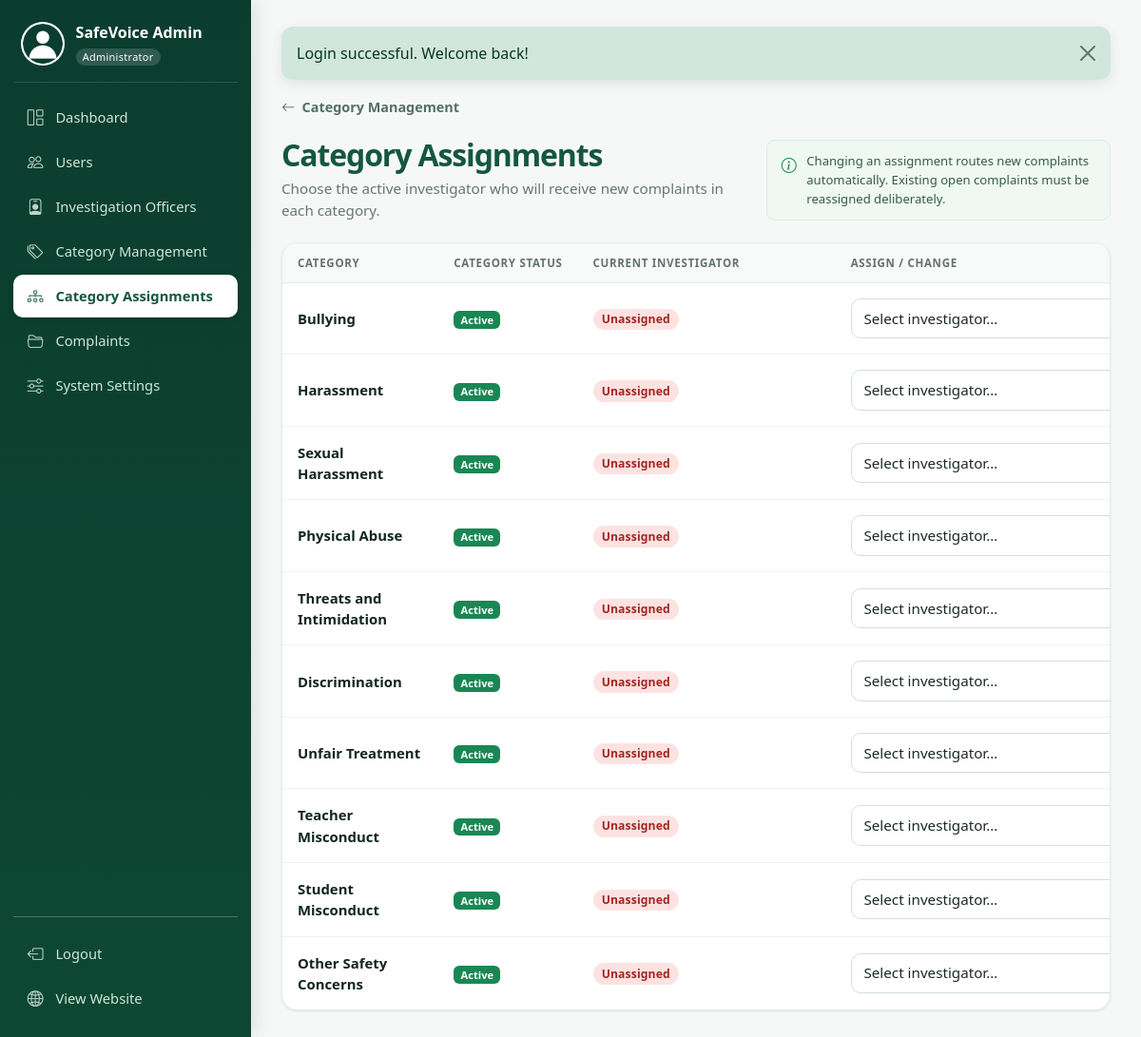
The page /admin/category-assignments.php (signed in) on the database its author committed.
### tables this page shows
CREATE TABLE users (
  id INT UNSIGNED PRIMARY KEY AUTO_INCREMENT,
  role_id TINYINT UNSIGNED NOT NULL,
  student_id VARCHAR(20) NULL UNIQUE,          
  full_name VARCHAR(100) NOT NULL,
  username VARCHAR(50) NULL UNIQUE,
  email VARCHAR(150) NOT NULL UNIQUE,
  phone VARCHAR(25) NULL,
  password VARCHAR(255) NOT NULL,              
  profile_image VARCHAR(255) NULL,
  account_status ENUM('active','inactive','suspended') NOT NULL DEFAULT 'active',
  is_protected TINYINT(1) NOT NULL DEFAULT 0,  
  last_login_at DATETIME NULL,
  created_at TIMESTAMP NOT NULL DEFAULT CURRENT_TIMESTAMP,
  updated_at TIMESTAMP NOT NULL DEFAULT CURRENT_TIMESTAMP ON UPDATE CURRENT_TIMESTAMP,
  INDEX idx_users_role (role_id),
  INDEX idx_users_status (account_status),
  CONSTRAINT fk_users_role FOREIGN KEY (role_id) REFERENCES roles(id)
);

CREATE TABLE roles (
  id TINYINT UNSIGNED PRIMARY KEY AUTO_INCREMENT,
  role_code VARCHAR(20) NOT NULL UNIQUE,       
  role_name VARCHAR(50) NOT NULL
);

CREATE TABLE complaint_categories (
  id INT UNSIGNED PRIMARY KEY AUTO_INCREMENT,
  category_name VARCHAR(100) NOT NULL UNIQUE,
  description VARCHAR(500) NULL,
  status ENUM('active','inactive') NOT NULL DEFAULT 'active',
  created_at TIMESTAMP NOT NULL DEFAULT CURRENT_TIMESTAMP,
  updated_at TIMESTAMP NOT NULL DEFAULT CURRENT_TIMESTAMP ON UPDATE CURRENT_TIMESTAMP
);

### middleware/auth.php (called while the page is built, shortened)
<?php
function require_login() {
    global $conn;
    $user = get_user_by_id($conn, $_SESSION['user_id']);
    return $user;
}

### middleware/role-check.php (called while the page is built, shortened)
<?php
function require_role($roles) {
    $roles = (array)$roles;
    $user = require_login();
    return $user;
}

### admin/category-assignments.php (the view, shortened to what this page needs)
<?php
require_once __DIR__ . "/../config/app.php";
require_once ROOT_PATH . "/includes/functions.php";
require_once ROOT_PATH . "/middleware/auth.php";
require_once ROOT_PATH . "/middleware/role-check.php";
$me = require_role(ROLE_ADMIN);
$rows = db_all($conn, "SELECT cat.id, cat.category_name, cat.status, ca.assigned_at, ca.officer_user_id, o.full_name AS officer, o.profile_image, o.account_status
    FROM complaint_categories cat LEFT JOIN category_assignments ca ON ca.category_id = cat.id LEFT JOIN users o ON o.id = ca.officer_user_id ORDER BY cat.id");
$officers = db_all($conn, "SELECT u.id, u.full_name FROM users u JOIN roles r ON r.id=u.role_id WHERE r.role_code='INVESTIGATOR' AND u.account_status='active' ORDER BY u.full_name");
$page_title = 'Category Assignments'; $active = 'category-assignments';
include ROOT_PATH . '/includes/panel-header.php';
?>
<div class="sv-category-page">
  <a href="<?= url('admin/categories.php') ?>" class="sv-category-back"><i class="bi bi-arrow-left" aria-hidden="true"></i> Category Management</a>
  <div class="sv-category-heading">
    <div>
      <h1 class="sv-page-title">Category Assignments</h1>
      <p class="sv-category-intro">Choose the active investigator who will receive new complaints in each category.</p>
    </div>
    <div class="sv-category-guidance"><i class="bi bi-info-circle" aria-hidden="true"></i><span>Changing an assignment routes new complaints automatically. Existing open complaints must be reassigned deliberately.</span></div>
  </div>
  <section class="sv-card sv-category-card" aria-label="Complaint category assignments">
    <div class="table-responsive sv-category-table-wrap">
      <table class="table sv-table sv-category-table mb-0">
        <colgroup><col class="sv-category-col-name"><col class="sv-category-col-status"><col class="sv-category-col-current"><col class="sv-category-col-controls"></colgroup>
        <thead><tr><th scope="col">Category</th><th scope="col">Category status</th><th scope="col">Current investigator</th><th scope="col">Assign / change</th></tr></thead>
        <tbody>
          <?php foreach ($rows as $r): ?>
            <tr>
              <td class="sv-category-name-cell" data-label="Category">
                <span class="sv-category-name"><?= e($r['category_name']) ?></span>
              </td>
              <td class="sv-category-status-cell" data-label="Category status">
                <span class="badge <?= $r['status'] === 'active' ? 'bg-success' : 'bg-secondary' ?>"><?= e(ucfirst($r['status'])) ?></span>
              </td>
              <td data-label="Current investigator">
                <?php if ($r['officer_user_id']): ?>
                  <div class="sv-category-assignee">
                    <img class="sv-avatar" src="<?= e(avatar_url(['id' => $r['officer_user_id'], 'profile_image' => $r['profile_image'], 'role_code' => ROLE_OFFICER])) ?>" alt="">
                    <div class="sv-category-assignee-details">
                      <div class="sv-category-assignee-name"><?= e($r['officer']) ?><?php if ($r['account_status'] !== 'active'): ?> <span class="badge bg-danger"><?= e($r['account_status']) ?></span><?php endif; ?></div>
                      <div class="sv-category-assigned-date"><i class="bi bi-calendar3" aria-hidden="true"></i> Assigned <?= e($r['assigned_at'] ? fmt_date($r['assigned_at'], false) : '—') ?></div>
                    </div>
                  </div>
                <?php else: ?>
                  <?= status_badge('Unassigned') ?>
                <?php endif; ?>
              </td>
              <td class="sv-category-controls-cell" data-label="Assign / change">
                <div class="sv-category-controls">
                  <form method="post" action="<?= url('actions/assign-category.php') ?>" class="sv-category-set-form">
                    <select id="category-investigator-<?= (int)$r['id'] ?>" name="officer_id" class="form-select form-select-sm sv-category-select" required>
                      <option value="">Select investigator…</option>
                    </select>
                  </form>
                </div>
              </td>
            </tr>
          <?php endforeach; ?>
        </tbody>
      </table>
    </div>
  </section>
</div>
<?php include ROOT_PATH . '/includes/panel-footer.php'; ?>

### includes/sidebar.php (shortened to what this page needs)
<?php
$role = $me['role_code'];
if ($role === ROLE_ADMIN) {
    $unassigned = (int)db_value($conn, "SELECT COUNT(*) FROM complaints WHERE assigned_officer_id IS NULL AND status NOT IN ('Resolved','Closed')");
    $items = [
        'dashboard'  => ['admin/dashboard.php', 'bi-grid-1x2', 'Dashboard', 0],
        'users'      => ['admin/users.php', 'bi-people', 'Users', 0],
        'officers'   => ['admin/officers.php', 'bi-person-badge', 'Investigation Officers', 0],
        'categories' => ['admin/categories.php', 'bi-tags', 'Category Management', 0],
        'category-assignments' => ['admin/category-assignments.php', 'bi-diagram-3', 'Category Assignments', 0],
        'complaints' => ['admin/complaints.php', 'bi-folder2-open', 'Complaints', $unassigned],
        'settings'   => ['admin/settings.php', 'bi-sliders', 'System Settings', 0],
    ];
    $brand = 'SafeVoice Admin'; $badge = 'Administrator'; $brand_link = 'admin/profile.php';
}
?>
<a href="<?= url($brand_link) ?>" class="sv-side-brand text-decoration-none">
  <img src="<?= e(avatar_url($me)) ?>" alt="" class="sv-side-avatar" onerror="this.src='<?= url('assets/images/safevoice-logo.png') ?>'">
  <div>
    <div class="fw-bold text-white"><?= e($brand) ?></div>
    <span class="badge sv-role-badge"><?= e($badge) ?></span>
  </div>
</a>
<nav class="sv-side-nav flex-grow-1">
  <?php foreach ($items as $key => $it): ?>
    <a href="<?= url($it[0]) ?>" class="sv-nav-link <?= $active === $key ? 'active' : '' ?>">
      <i class="bi <?= e($it[1]) ?>"></i><span class="flex-grow-1"><?= e($it[2]) ?></span>
    </a>
  <?php endforeach; ?>
</nav>
<div class="sv-side-bottom">
  <hr class="border-light opacity-25">
  <a href="<?= url('auth/logout.php') ?>" class="sv-nav-link"><i class="bi bi-box-arrow-left"></i><span>Logout</span></a>
  <a href="<?= url('public/home.php') ?>" class="sv-nav-link" target="_blank"><i class="bi bi-globe2"></i><span>View Website</span></a>
</div>

### includes/functions.php (shortened to what this page needs)
<?php
function db_run($conn, $sql, $types = '', $params = []) {
    $stmt = mysqli_prepare($conn, $sql);
    if ($types !== '' && !empty($params)) {
        mysqli_stmt_bind_param($stmt, $types, ...$params);
    }
    if (!mysqli_stmt_execute($stmt)) {
        error_log('SQL execute error: ' . mysqli_stmt_error($stmt) . ' | ' . $sql);
        mysqli_stmt_close($stmt);
        return false;
    }
    return $stmt;
}
function db_one($conn, $sql, $types = '', $params = []) {
    $stmt = db_run($conn, $sql, $types, $params);
    $result = mysqli_stmt_get_result($stmt);
    $row = $result ? mysqli_fetch_assoc($result) : null;
    return $row ?: null;
}
function db_all($conn, $sql, $types = '', $params = []) {
    $stmt = db_run($conn, $sql, $types, $params);
    $result = mysqli_stmt_get_result($stmt);
    $rows = [];
    while ($result && ($row = mysqli_fetch_assoc($result))) {
        $rows[] = $row;
    }
    return $rows;
}
function db_value($conn, $sql, $types = '', $params = []) {
    $row = db_one($conn, $sql, $types, $params);
    return $row ? array_values($row)[0] : null;
}
function e($value) {
    return htmlspecialchars((string)$value, ENT_QUOTES | ENT_SUBSTITUTE, 'UTF-8');
}
function url($path = '') {
    return BASE_URL . ltrim($path, '/');
}
function get_user_by_id($conn, $id) {
    return db_one($conn,
        "SELECT u.id, u.student_id, u.full_name, u.username, u.email, u.phone, u.profile_image,
                u.account_status, u.is_protected, u.created_at, r.role_code
         FROM users u JOIN roles r ON r.id = u.role_id WHERE u.id = ?", 'i', [(int)$id]);
}
function avatar_url($user) {
    switch ($user['role_code'] ?? '') {
        case ROLE_ADMIN:   return url('assets/images/default-admin.png');
    }
    return url('assets/images/default-student.png');
}
function status_badge($status) {
    $map = [
        'Pending' => 'sv-badge-pending', 'Under Review' => 'sv-badge-review',
        'Under Investigation' => 'sv-badge-investigation', 'Resolved' => 'sv-badge-resolved',
        'Closed' => 'sv-badge-closed', 'Unassigned' => 'sv-badge-unassigned',
    ];
    $class = $map[$status] ?? 'sv-badge-closed';
    return '<span class="sv-badge ' . $class . '">' . e($status) . '</span>';
}

### assets/css/style.css (style rules this page uses)
:root { --sv-green: #1f8a4c; --sv-green-dark: #0b3d2e; --sv-green-mid: #14573f; --sv-green-light: #e6f4ec; --sv-bg: #f4f6f5; --sv-text: #12261e; }
body { font-family: "Segoe UI", system-ui, -apple-system, Roboto, sans-serif; color: var(--sv-text); background: var(--sv-bg); min-height: 100vh; display: flex; flex-direction: column; }
a { color: var(--sv-green); }
.sv-badge { display: inline-block; padding: 0.3em 0.75em; border-radius: 50rem; font-size: 0.78rem; font-weight: 600; }
.sv-badge-unassigned { background: #fde2e1; color: #a12622; }
.sv-card { background: #fff; border: 0; border-radius: 14px; box-shadow: 0 2px 10px rgba(11, 61, 46, 0.07); }
.sv-table th { font-size: 0.78rem; text-transform: uppercase; letter-spacing: 0.03em; color: #6b7a73; background: #f8faf9; white-space: nowrap; }
.sv-table td { vertical-align: middle; }
.sv-page-title { font-weight: 700; color: var(--sv-green-dark); margin-bottom: 0.15rem; }
body.sv-panel { display: block; }
.sv-side-brand { display: flex; align-items: center; gap: 0.75rem; padding: 0.5rem 0.5rem 1rem; border-bottom: 1px solid rgba(255, 255, 255, 0.12); margin-bottom: 0.75rem; }
.sv-side-avatar { width: 52px; height: 52px; border-radius: 50%; object-fit: cover; background: #fff; border: 2px solid rgba(255, 255, 255, 0.5); }
.sv-role-badge { background: rgba(255, 255, 255, 0.15); font-weight: 500; }
.sv-nav-link { display: flex; align-items: center; gap: 0.7rem; padding: 0.65rem 0.9rem; margin: 2px 0; border-radius: 10px; color: #cfe5d9; text-decoration: none; font-size: 0.93rem; }
.sv-nav-link.active { background: #fff; color: var(--sv-green-dark); font-weight: 600; }
html { scroll-behavior: smooth; scroll-padding-top: 76px; }
.sv-card .table > :not(caption) > * > * { padding: 0.85rem 1rem; }
.sv-card .table tbody tr { transition: background 0.15s; }
.sv-badge { letter-spacing: 0.01em; }
.sv-nav-link { transition: background-color 0.15s ease, color 0.15s ease; }
.sv-table { --bs-table-bg: #fff; --bs-table-color: var(--sv-text); }
.form-control, .form-select { border-color: #d7e1dc; border-radius: 0.55rem; }
.sv-category-page { max-width: 1320px; }
.sv-category-back { display: inline-flex; align-items: center; gap: 0.45rem; margin-bottom: 1.25rem; color: #527064; font-size: 0.9rem; font-weight: 600; text-decoration: none; }
.sv-category-heading { display: flex; align-items: flex-end; justify-content: space-between; gap: 1.5rem; margin-bottom: 1.4rem; }
.sv-category-heading .sv-page-title { margin-bottom: 0.3rem; font-size: clamp(1.65rem, 3vw, 2rem); letter-spacing: -0.035em; }
.sv-category-intro { margin: 0; color: #66776f; font-size: 0.95rem; }
.sv-category-guidance { display: flex; flex: 0 1 420px; align-items: flex-start; gap: 0.65rem; padding: 0.75rem 0.9rem; border: 1px solid #dcebe2; border-radius: 9px; background: #f0f8f3; color: #355d49; font-size: 0.82rem; line-height: 1.5; }
.sv-category-guidance i { margin-top: 0.08rem; color: var(--sv-green); font-size: 1rem; }
.sv-category-card { overflow: hidden; border: 1px solid #e5ece8; border-radius: 12px; box-shadow: 0 3px 14px rgba(11, 61, 46, 0.055); }
.sv-category-col-name { width: 18%; }
.sv-category-col-status { width: 14%; }
.sv-category-col-current { width: 30%; }
.sv-category-col-controls { width: 38%; }
.sv-category-table { min-width: 920px; }
.sv-category-table th { padding-top: 0.75rem !important; padding-bottom: 0.75rem !important; background: #f7faf8; color: #65756d; font-size: 0.72rem; letter-spacing: 0.075em; }
.sv-category-table td { padding-top: 1rem !important; padding-bottom: 1rem !important; }
.sv-category-name-cell { color: var(--sv-text); }
.sv-category-status-cell { white-space: nowrap; }
.sv-category-name { font-weight: 650; }
.sv-category-controls { display: flex; align-items: center; gap: 0.45rem; }
.sv-category-set-form { display: flex; flex: 1 1 0; min-width: 0; align-items: center; gap: 0.4rem; }
.sv-category-select { flex: 1 1 10rem; min-width: 0; color: #35473e; }

### rows shown on the page
users: role.role_code "SafeVoice Admin", role.role_code "Administrator"
complaint_categories: category_name "Bullying", status "Active"
complaint_categories: category_name "Harassment", status "Active"
complaint_categories: category_name "Sexual Harassment", status "Active"
complaint_categories: category_name "Physical Abuse", status "Active"
complaint_categories: category_name "Threats and Intimidation", status "Active"
complaint_categories: category_name "Discrimination", status "Active"
complaint_categories: category_name "Unfair Treatment", status "Active"
complaint_categories: category_name "Teacher Misconduct", status "Active"
complaint_categories: category_name "Student Misconduct", status "Active"
complaint_categories: category_name "Other Safety Concerns", status "Active"

### other values the page prints
$it[2] "Dashboard"
$it[2] "Users"
$it[2] "Investigation Officers"
$it[2] "Category Management"
$it[2] "Category Assignments"
$it[2] "Complaints"
$it[2] "System Settings"
$f['message'] "Login successful. Welcome back!"
